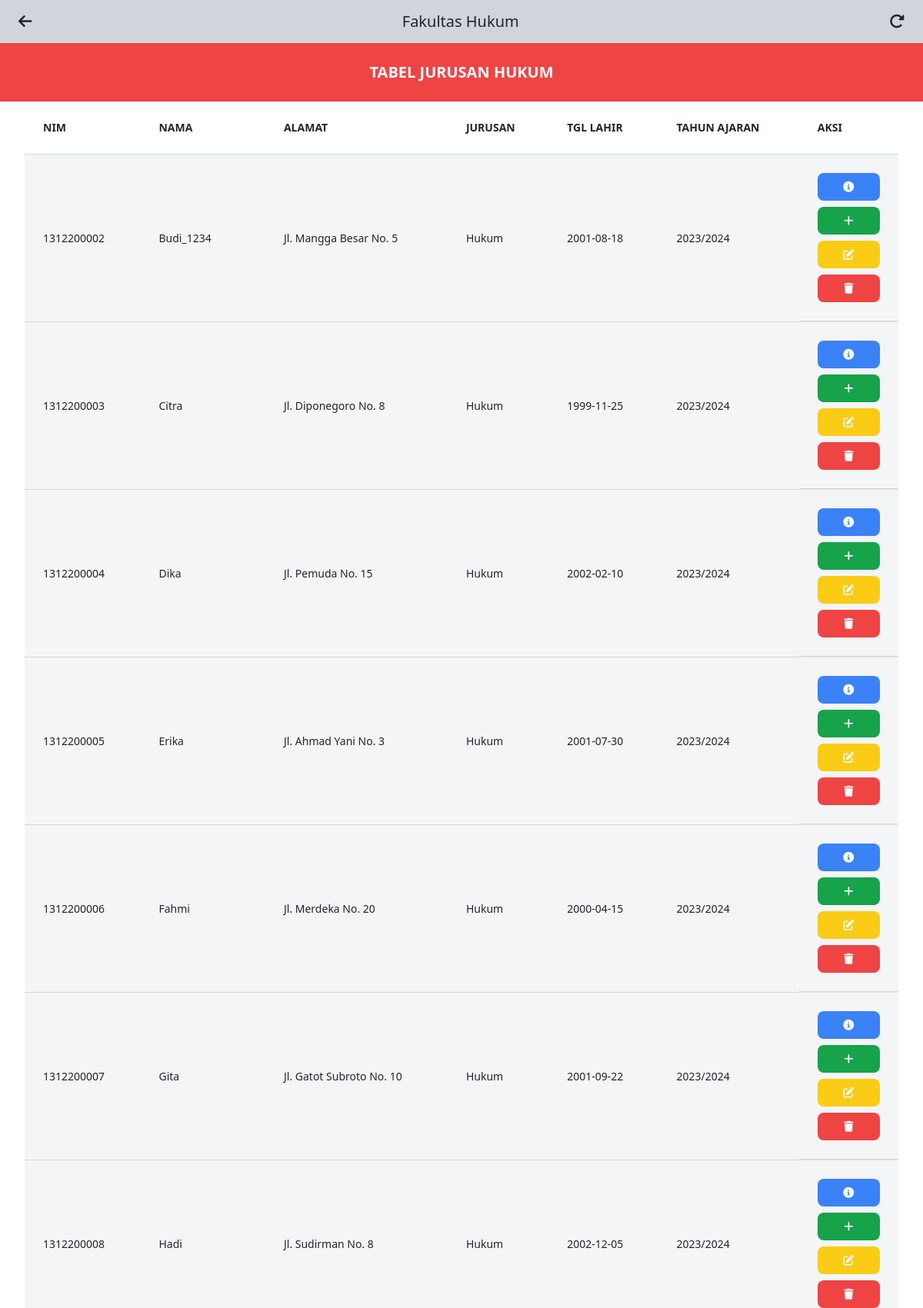
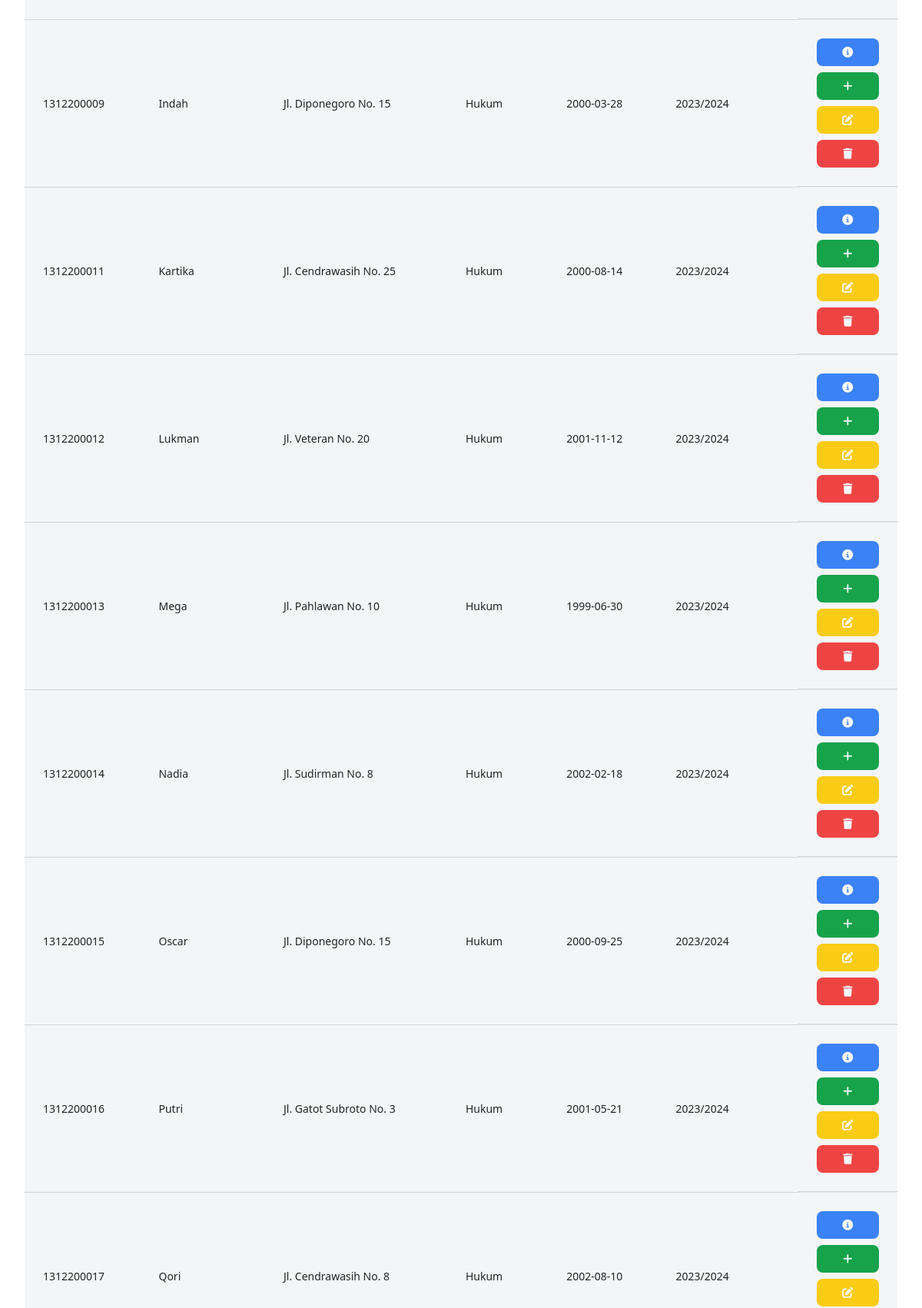
/daftarfakultas/hukum.php (upper part), run on the app's committed database (2 pictures, top to bottom).
### tables this page shows
CREATE TABLE `tbl_mhsiswa` (
  `id_mahasiswa` int(11) NOT NULL,
  `nama_mahasiswa` varchar(75) DEFAULT NULL,
  `jns_kelamin` varchar(15) DEFAULT NULL,
  `tgl_lahir` date DEFAULT NULL,
  `status_mhs` varchar(35) DEFAULT NULL,
  `jurusan` varchar(75) DEFAULT NULL,
  `nim` varchar(15) DEFAULT NULL,
  `lulusan_sekolah` varchar(75) DEFAULT NULL,
  `tahun_ajaran` varchar(30) DEFAULT NULL,
  `pekerjaan` varchar(75) DEFAULT NULL,
  `alamat` varchar(200) DEFAULT NULL,
  `kelurahan` varchar(45) DEFAULT NULL,
  `kecamatan` varchar(45) DEFAULT NULL,
  `kota` varchar(45) DEFAULT NULL,
  `provinsi` varchar(75) DEFAULT NULL,
  `telp` varchar(50) DEFAULT NULL,
  `email` varchar(55) DEFAULT NULL,
  `website` varchar(75) DEFAULT NULL
);

### daftarfakultas/hukum.php (the view, shortened to what this page needs)
<?php
require ('../koneksi.php');
$hukum = "SELECT * FROM tbl_mhsiswa WHERE jurusan='Hukum'";
$tbl_hukum = mysqli_query($conn, $hukum);
?>
<!DOCTYPE html>
<html lang="en">
<head>
  <link href="https://cdn.jsdelivr.net/npm/bootstrap@5.3.3/dist/css/bootstrap.min.css" rel="stylesheet"
 />
  <link rel="stylesheet" href="style3.css" />
  <link rel="stylesheet" href="https://cdnjs.cloudflare.com/ajax/libs/font-awesome/6.5.1/css/all.min.css" />
  <script src="https://cdn.tailwindcss.com"></script>
  <link href="https://cdnjs.cloudflare.com/ajax/libs/flowbite/2.3.0/flowbite.min.css" rel="stylesheet" />
</head>
<body class="bg-gray-300 mb-24">
  <div class="w-full flex justify-between items-center my-3 px-4">
    <a href="../daftarfakultas.php" class="fa-solid fa-arrow-left text-[20px]"></a>
    <h6 class="text-normal text-[20px] font-medium">Fakultas Hukum</h6>
    <a class="fa-solid fa-rotate-right fa-spin text-[20px]" href="hukum.php"></a>
  </div>
  <section class="w-full bg-white text-center ">
    <h2 class="font-bold text-xl bg-red-500 text-gray-50 py-4 uppercase">Tabel Jurusan HUKUM</h2>
    <div class="overflow-x-auto w- ">
      <div class="inline-block min-w-full lg:px-8">
        <div class="overflow-hidden">
          <table class="min-w-full text-left rounded text-sm font-light text-surface dark:text-black bg-slate-50">
            <thead class="bg-white font-normal dark:bg-body-dark border-b border-gray-300 uppercase">
              <tr>
                <th scope="col" class="px-6 py-4">NIM</th>
                <th scope="col" class="px-6 py-4">NAMA</th>
                <th scope="col" class="px-6 py-4">Alamat</th>
                <th scope="col" class="px-6 py-4">Jurusan</th>
                <th scope="col" class="px-6 py-4">Tgl Lahir</th>
                <th scope="col" class="px-6 py-4">Tahun ajaran</th>
                <th scope="col" class="px-6 py-4">Aksi</th>
              </tr>
            </thead>
            <tbody>
              <?php
              if (mysqli_num_rows($tbl_hukum) > 0) {
                while ($row = mysqli_fetch_assoc($tbl_hukum)) {
                  ?>
                  <tr class="cursor-pointer border-b border-neutral-200 bg-black/[0.02] dark:border-white/10 font-medium">
                    <td class="px-6 py-4 border-b border-gray-300">
                      <?php echo $row['nim']; ?>
                    </td>
                    <td class="px-6 py-4 border-b border-gray-300">
                      <?php echo $row['nama_mahasiswa']; ?>
                    </td>
                    <td class="px-6 py-4 border-b border-gray-300">
                      <?php echo $row['alamat']; ?>
                    </td>
                    <td class="px-6 py-4 border-b border-gray-300">
                      <?php echo $row['jurusan']; ?>
                    </td>
                    <td class="px-6 py-4 border-b border-gray-300">
                      <?php echo $row['tgl_lahir']; ?>
                    </td>
                    <td class="px-6 py-4 border-b border-gray-300">
                      <?php echo $row['tahun_ajaran']; ?>
                    </td>
                    <td class="flex flex-col px-6 py-4 border-b border-gray-300 gap-y-2">
                      <a class="rounded-lg py-2 px-4 bg-blue-500 text-gray-50 text-center"
                        href="profile.php?nim=<?php echo $row['nim'] ?>">
                        <i class="fa-solid fa-circle-info"></i>
                      </a>
                      <a class="rounded-lg py-2 px-4 bg-green-600 text-gray-50 text-center"
                        href="isinilai.php?nim=<?php echo $row['nim'] ?>">
                        <i class="fa-solid fa-plus"></i>
                      </a>
                      <a class="rounded-lg py-2 px-4 bg-yellow-400 text-gray-50 text-center"
                        href="editdatamhs.php?nim=<?php echo $row['nim'] ?>">
                        <i class="fa-solid fa-pen-to-square"></i>
                      </a>
                      <a class="rounded-lg py-2 px-4 bg-red-500 text-gray-50 text-center"
                        onclick="deleteData('<?php echo $row['nim']; ?>')">
                        <i class="fa-solid fa-trash"></i>
                      </a>
                    </td>
                  </tr>
                  <?php
                }
              } else {
                ?>
                <tr>
                  <td colspan="6">Tidak ada data yang tersedia</td>
                </tr>
                <?php
              }
              ?>
            </tbody>
          </table>
        </div>
      </div>
    </div>
  </section>
</body>
</html>

### style3.css (style rules this page uses)
* { padding: 0; margin: 0; }
body { background-color: #ced7e0; }

### data on the page
tbl_mhsiswa: nim "1312200002", nama_mahasiswa "Budi_1234", alamat "Jl. Mangga Besar No. 5", jurusan "Hukum", tgl_lahir "2001-08-18", tahun_ajaran "2023/2024"
tbl_mhsiswa: nim "1312200003", nama_mahasiswa "Citra", alamat "Jl. Diponegoro No. 8", jurusan "Hukum", tgl_lahir "1999-11-25", tahun_ajaran "2023/2024"
tbl_mhsiswa: nim "1312200004", nama_mahasiswa "Dika", alamat "Jl. Pemuda No. 15", jurusan "Hukum", tgl_lahir "2002-02-10", tahun_ajaran "2023/2024"
tbl_mhsiswa: nim "1312200005", nama_mahasiswa "Erika", alamat "Jl. Ahmad Yani No. 3", jurusan "Hukum", tgl_lahir "2001-07-30", tahun_ajaran "2023/2024"
tbl_mhsiswa: nim "1312200006", nama_mahasiswa "Fahmi", alamat "Jl. Merdeka No. 20", jurusan "Hukum", tgl_lahir "2000-04-15", tahun_ajaran "2023/2024"
tbl_mhsiswa: nim "1312200007", nama_mahasiswa "Gita", alamat "Jl. Gatot Subroto No. 10", jurusan "Hukum", tgl_lahir "2001-09-22", tahun_ajaran "2023/2024"
tbl_mhsiswa: nim "1312200008", nama_mahasiswa "Hadi", alamat "Jl. Sudirman No. 8", jurusan "Hukum", tgl_lahir "2002-12-05", tahun_ajaran "2023/2024"
tbl_mhsiswa: nim "1312200009", nama_mahasiswa "Indah", alamat "Jl. Diponegoro No. 15", jurusan "Hukum", tgl_lahir "2000-03-28", tahun_ajaran "2023/2024"
tbl_mhsiswa: nim "1312200011", nama_mahasiswa "Kartika", alamat "Jl. Cendrawasih No. 25", jurusan "Hukum", tgl_lahir "2000-08-14", tahun_ajaran "2023/2024"
tbl_mhsiswa: nim "1312200012", nama_mahasiswa "Lukman", alamat "Jl. Veteran No. 20", jurusan "Hukum", tgl_lahir "2001-11-12", tahun_ajaran "2023/2024"
tbl_mhsiswa: nim "1312200013", nama_mahasiswa "Mega", alamat "Jl. Pahlawan No. 10", jurusan "Hukum", tgl_lahir "1999-06-30", tahun_ajaran "2023/2024"
tbl_mhsiswa: nim "1312200014", nama_mahasiswa "Nadia", alamat "Jl. Sudirman No. 8", jurusan "Hukum", tgl_lahir "2002-02-18", tahun_ajaran "2023/2024"
tbl_mhsiswa: nim "1312200015", nama_mahasiswa "Oscar", alamat "Jl. Diponegoro No. 15", jurusan "Hukum", tgl_lahir "2000-09-25", tahun_ajaran "2023/2024"
tbl_mhsiswa: nim "1312200016", nama_mahasiswa "Putri", alamat "Jl. Gatot Subroto No. 3", jurusan "Hukum", tgl_lahir "2001-05-21", tahun_ajaran "2023/2024"
tbl_mhsiswa: nim "1312200017", nama_mahasiswa "Qori", alamat "Jl. Cendrawasih No. 8", jurusan "Hukum", tgl_lahir "2002-08-10", tahun_ajaran "2023/2024"
